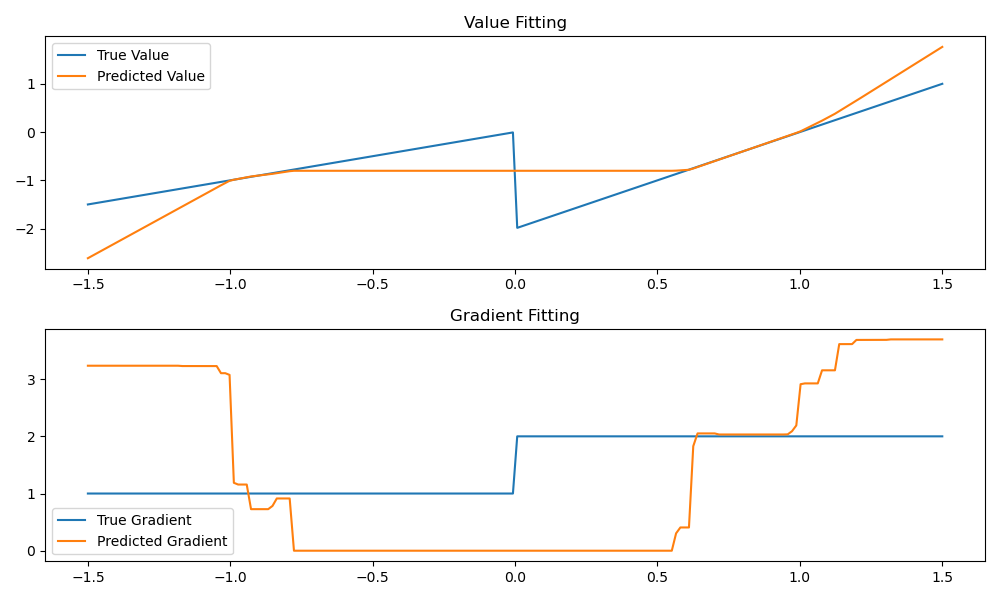

The script that saved this image:
import torch
import torch.nn as nn
import torch.optim as optim
import matplotlib.pyplot as plt

def piecewise_function(x):
    return torch.where(x < 0, x, -2 + 2 * x)

def piecewise_gradient(x):
    return torch.where(x < 0, torch.ones_like(x), 2 * torch.ones_like(x))

class SmoothModel(nn.Module):
    def __init__(self, activation_fn):
        super(SmoothModel, self).__init__()
        self.fc = nn.Sequential(
            nn.Linear(1, 64),
            activation_fn(),
            nn.Linear(64, 1),
        )
        
    def forward(self, x):
        return self.fc(x)

def train_model(
    activation_fn=nn.SiLU, 
    l2_weight=0.001, 
    lr=0.001, 
    epochs=100000,
    plot_results=True,
    value_weight=1.0,
    gradient_weight=1.0
):
    # Generate training data
    x_train = torch.linspace(-1, 1, 100)
    x_train = x_train[(x_train < -0.1) | (x_train > 0.1)]
    x_train = x_train.unsqueeze(1)
    y_train = piecewise_function(x_train)
    dy_train = piecewise_gradient(x_train)

    # Model, loss, and optimizer
    model = SmoothModel(activation_fn)
    optimizer = optim.Adam(model.parameters(), lr=lr, weight_decay=l2_weight)
    # scheduler = optim.lr_scheduler.ReduceLROnPlateau(optimizer)
    # optimizer = optim.SGD(model.parameters(), lr=lr)
    mse_loss = nn.MSELoss()

    # Training loop
    for epoch in range(epochs):
        optimizer.zero_grad()
        
        # Compute predictions with gradient tracking
        x_train.requires_grad_(True)
        y_pred = model(x_train)
        
        # Compute gradients
        dy_pred = torch.autograd.grad(
            outputs=y_pred, 
            inputs=x_train, 
            grad_outputs=torch.ones_like(y_pred),
            create_graph=True,
            retain_graph=True
        )[0]
        
        # Compute losses
        value_loss = mse_loss(y_pred, y_train)
        gradient_loss = mse_loss(dy_pred, dy_train)
        loss = value_weight * value_loss + gradient_weight * gradient_loss
        
        # Backward pass and optimization
        loss.backward()
        optimizer.step()
        # scheduler.step(loss)
        
        # Optional: Print loss periodically
        if epoch % 100 == 0:
            print(f'Epoch {epoch}, Loss: {loss.item():.4f}')

    # Plot results
    if plot_results:

        x_test = torch.linspace(-1.5, 1.5, 200).unsqueeze(1)
        y_test = piecewise_function(x_test)
        dy_test = piecewise_gradient(x_test)
        
        x_test.requires_grad_()
        y_pred = model(x_test)
        
        # Compute gradient without creating graph
        dy_pred = torch.autograd.grad(
            outputs=y_pred, 
            inputs=x_test, 
            grad_outputs=torch.ones_like(y_pred),
            create_graph=True,
            retain_graph=True
        )[0]
        
        with torch.no_grad():
            plt.figure(figsize=(10, 6))
            plt.subplot(2, 1, 1)
            plt.plot(x_test.numpy(), y_test.numpy(), label="True Value")
            plt.plot(x_test.numpy(), y_pred.numpy(), label="Predicted Value")
            
            plt.legend()
            plt.title("Value Fitting")
            
            plt.subplot(2, 1, 2)
            plt.plot(x_test.numpy(), dy_test.numpy(), label="True Gradient")
            plt.plot(x_test.numpy(), dy_pred.numpy(), label="Predicted Gradient")
            plt.legend()
            plt.title("Gradient Fitting")
            
            plt.tight_layout()
            plt.savefig('fitting.png')
            plt.show()

# Example usage
train_model(activation_fn=nn.ReLU, l2_weight=0.001,lr=0.001, epochs=10000, value_weight=1.0, gradient_weight=3.0)
